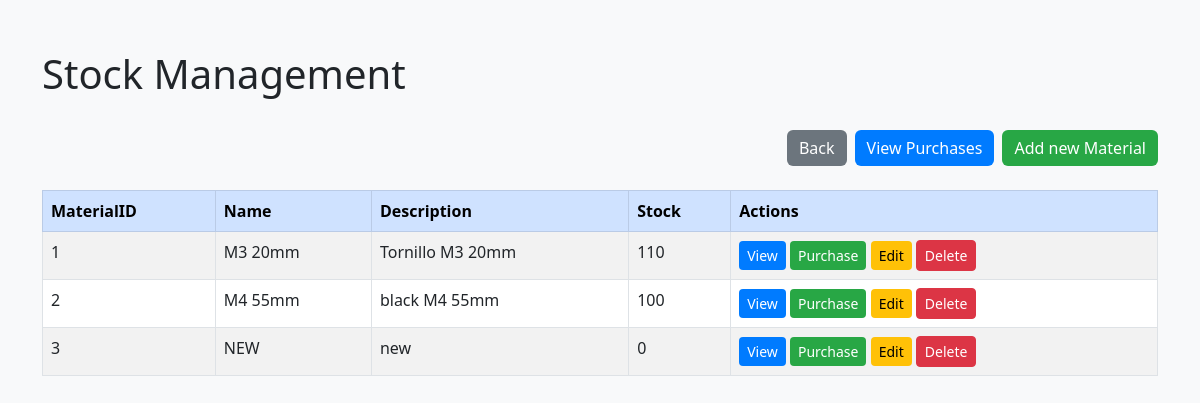
Before: /materials with the older database file.
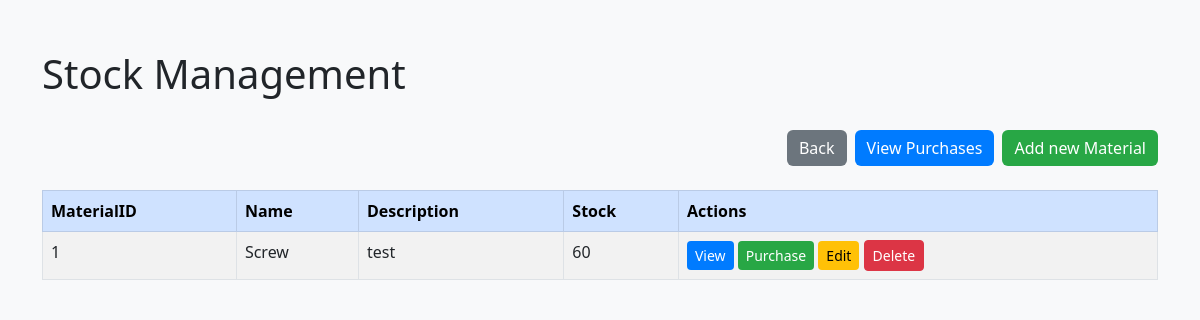
After: the same page with the newer database file.
### model/model.py (models this page shows, shortened)
class Material(Base):
    __tablename__ = 'materials'
    material_id = Column(Integer, primary_key=True)
    name = Column(String)
    description = Column(String)
    stock = Column(Integer)
    purchases = relationship("MaterialPurchase", back_populates="material", cascade="all, delete-orphan")
    products = relationship("ProductMaterial", back_populates="material", cascade="all, delete-orphan")

### app.py (the view)
@app.route('/materials')
def materials():
    material_controller = MaterialController(session)
    materials = material_controller.get_all_materials()
    return render_template('stock.html', materials=materials)

### controller/controller.py (called while the page is built)
    def get_all_materials(self):
        return self.session.query(Material).all()

### templates/stock.html (shortened to what this page needs)
<!DOCTYPE html>
<html lang="en">
<head>
    <link href="https://cdn.jsdelivr.net/npm/bootstrap@5.3.0/dist/css/bootstrap.min.css" rel="stylesheet">
</head>
<body>
    <div class="container">
        <div class="d-flex justify-content-between align-items-center mb-4">
            <h1 class="display-6">Stock Management</h1>
        </div>
        <div class="d-flex justify-content-end mb-4">
            <a href="/" class="btn btn-secondary">Back</a>
            <a href="/material/purchases" class="btn btn-primary ms-2">View Purchases</a>
            <a href="/material/add" class="btn btn-success ms-2">Add new Material</a>
        </div>
        <div class="table-responsive">
            <table class="table table-striped table-bordered">
                <thead class="table-primary">
                    <tr>
                        <th>MaterialID</th>
                        <th>Name</th>
                        <th>Description</th>
                        <th>Stock</th>
                        <th>Actions</th>
                    </tr>
                </thead>
                <tbody>
                    {% for material in materials %}
                    <tr>
                        <td>{{ material.material_id }}</td>
                        <td>{{ material.name }}</td>
                        <td>{{ material.description }}</td>
                        <td>{{ material.stock }}</td>
                        <td>
                            <a href="/material/{{ material.material_id }}/purchase/" class="btn btn-primary btn-sm">View</a>
                            <a href="/material/{{ material.material_id }}/purchase/add" class="btn btn-success btn-sm">Purchase</a>
                            <a href="/material/{{ material.material_id }}/edit" class="btn btn-warning btn-sm">Edit</a>
                            <a href="/material/{{ material.material_id }}/delete" onclick="return confirm('Are you sure you want to delete this record?');" class="btn btn-danger btn-sm">Delete</a>
                        </td>
                    </tr>
                    {% endfor %}
                </tbody>
            </table>
        </div>
    </div>
</body>
</html>

Changed rows visible on the page:
removed Material: material_id "2", name "M4 55mm", description "black M4 55mm", stock "100"
removed Material: material_id "3", name "NEW", description "new", stock "0"
changed Material id 1: name "M3 20mm" → "Screw"; description "Tornillo M3 20mm" → "test"; stock "110" → "60"
